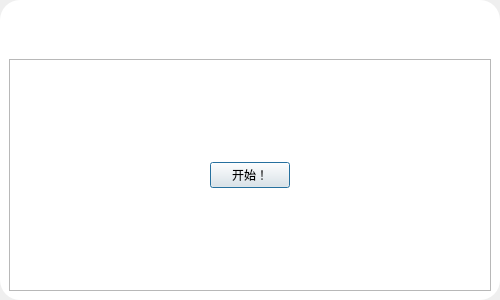
<?xml version="1.0" encoding="UTF-8"?>
<ui version="4.0">
 <class>NewSubProcessDialog</class>
 <widget class="QDialog" name="NewSubProcessDialog">
  <property name="geometry">
   <rect>
    <x>0</x>
    <y>0</y>
    <width>500</width>
    <height>300</height>
   </rect>
  </property>
  <property name="sizePolicy">
   <sizepolicy hsizetype="Preferred" vsizetype="Preferred">
    <horstretch>0</horstretch>
    <verstretch>0</verstretch>
   </sizepolicy>
  </property>
  <property name="minimumSize">
   <size>
    <width>500</width>
    <height>300</height>
   </size>
  </property>
  <property name="maximumSize">
   <size>
    <width>500</width>
    <height>300</height>
   </size>
  </property>
  <property name="windowTitle">
   <string>Dialog</string>
  </property>
  <layout class="QGridLayout" name="gridLayout">
   <property name="leftMargin">
    <number>0</number>
   </property>
   <property name="topMargin">
    <number>0</number>
   </property>
   <property name="rightMargin">
    <number>0</number>
   </property>
   <property name="bottomMargin">
    <number>0</number>
   </property>
   <property name="spacing">
    <number>0</number>
   </property>
   <item row="0" column="0">
    <widget class="QFrame" name="MainFrame">
     <property name="enabled">
      <bool>true</bool>
     </property>
     <property name="styleSheet">
      <string notr="true">QFrame#MainFrame{background-color: rgb(255, 255, 255);border-color: rgb(204, 204, 204);border-size: 2px;border-radius:20px;}
QLabel{font: 12pt &quot;Microsoft YaHei UI&quot;;}
QGroupBox{background-color: rgba(204, 204, 204,50);border-color: rgb(204, 204, 204);border-size: 1px;border-radius:20px;}</string>
     </property>
     <layout class="QVBoxLayout" name="verticalLayout" stretch="0,1">
      <property name="topMargin">
       <number>35</number>
      </property>
      <item>
       <widget class="QFrame" name="SelectBox">
        <layout class="QVBoxLayout" name="SelectBoxLayout"/>
       </widget>
      </item>
      <item>
       <widget class="QFrame" name="EmitFrame">
        <property name="sizePolicy">
         <sizepolicy hsizetype="Preferred" vsizetype="Minimum">
          <horstretch>0</horstretch>
          <verstretch>0</verstretch>
         </sizepolicy>
        </property>
        <property name="frameShape">
         <enum>QFrame::StyledPanel</enum>
        </property>
        <property name="frameShadow">
         <enum>QFrame::Raised</enum>
        </property>
        <layout class="QHBoxLayout" name="horizontalLayout_4">
         <item>
          <widget class="QPushButton" name="EmitButton">
           <property name="sizePolicy">
            <sizepolicy hsizetype="Fixed" vsizetype="Fixed">
             <horstretch>0</horstretch>
             <verstretch>0</verstretch>
            </sizepolicy>
           </property>
           <property name="text">
            <string>开始！</string>
           </property>
          </widget>
         </item>
        </layout>
       </widget>
      </item>
     </layout>
    </widget>
   </item>
  </layout>
 </widget>
 <resources/>
 <connections/>
</ui>
